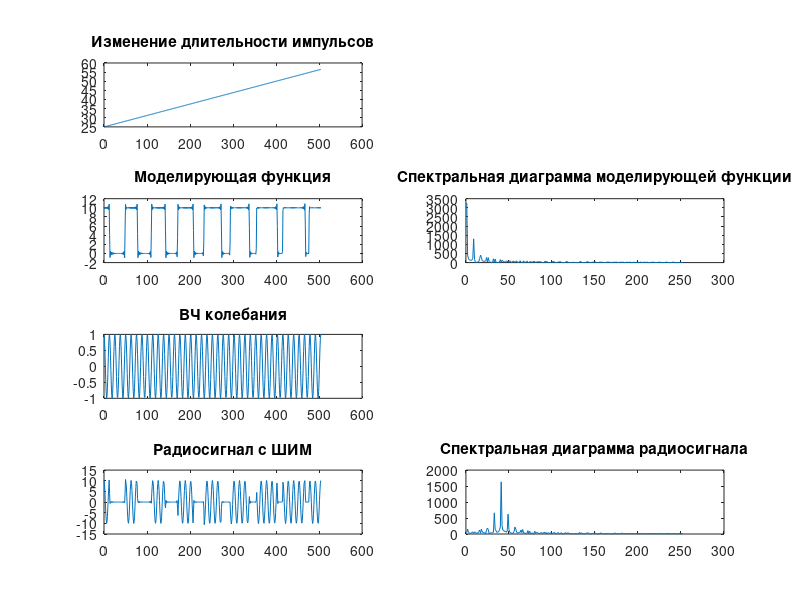
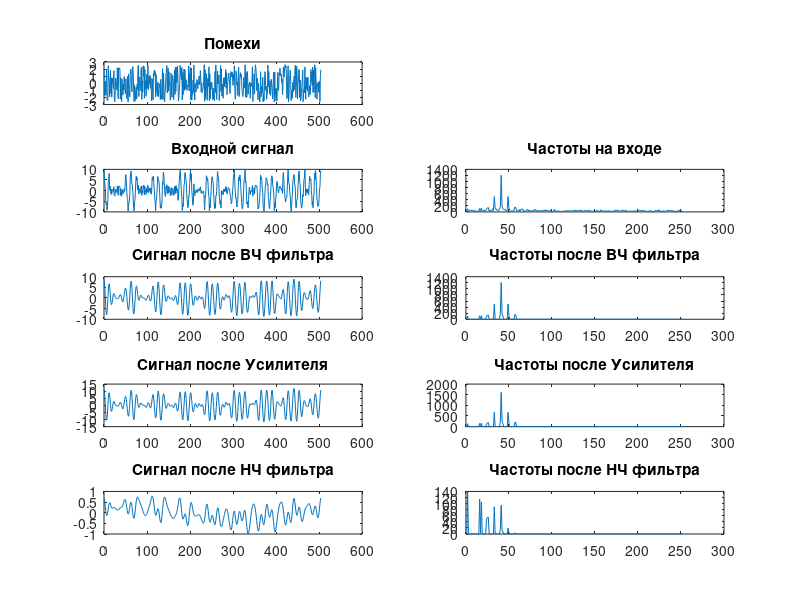
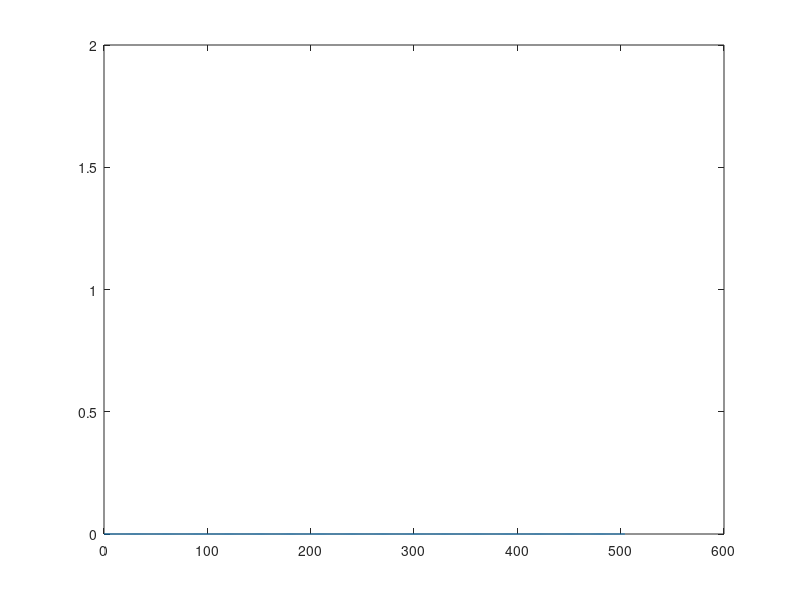

Here is the MATLAB script that generated these plots, in order:
% Лабораторная работа 4 | Вариант 8
% Математическое моделирование

function lab4
    %   ЭТАП 1 - Задание ШИМ сигнала

    %   Параметры Вариант 8
    function tau = imp_duration(t) % Функция длительностей импульсов
        tau_0 = 25; % Начальная длительность импульса
        tau = t / 16 + tau_0;
    end

    T = 63; % Период импульса
    kp = 8; % Количество периодов

    A = 10; % Амплитуда колебаний
    nk = 32; % число гармонирующих составляющих
    
    times = 0:(kp*T);
    signal = zeros(1, T*kp + 1);
    for time = times
        sum = 0;
        for k = 1:nk
            sum = sum + ((2*A) / (pi*k)) ...
                        * sin(pi*k*imp_duration(time) / T) ...
                        * cos(2*pi*k*time / T);
        end
        signal(1, time + 1) = (A*imp_duration(time)) / T + sum;
    end
    
    %   Задание ВЧ колебаний
    A_n = 1; % амплитуда ВЧ
    omega_n = 5 * 2*pi / T; % угловая частота ВЧ
    Un = A_n * cos(omega_n * times); % ВЧ колебание
    
    %   Модулированный сигнал
    Urez = signal .* Un;

    % Графики генерации Выходных сигналов
    figure(1)
    subplot(4, 2, 1)
    plot(times, imp_duration(times)); % Изменение импульсов
    title('Изменение длительности импульсов')
    subplot(4, 2, 3)
    plot(times, signal); % Моделирующая функция
    title('Моделирующая функция')
    subplot(4, 2, 4)
    fun_diag = abs(fft(signal));

    plot(fun_diag(1:(kp*T)/2)); % Спектральная диаграмма моделирующей функции
    title('Спектральная диаграмма моделирующей функции')

    subplot(4, 2, 5)
    plot(times, Un); % ВЧ колебания
    title('ВЧ колебания')
    subplot(4, 2, 7)
    plot(times, Urez); % Радиосигнал с ШИМ
    title('Радиосигнал с ШИМ')
    subplot(4, 2, 8)
    diag = abs(fft(Urez));
    plot(diag(1:(kp*T)/2)); % Спектр радиосигнала
    title('Спектральная диаграмма радиосигнала')


    %   ЭТАП 2 - Обфускация сигнала
    function Upom = interference(scale, len) % Функция помех
        Upom = zeros(1, len);
        for i = 1:len
            Upom(1, i) = (rand() - 0.5) * scale;
        end
    end
    
    fade_k = 0.75; % коэффициент затухания полезного сигнала
    Upom = interference(max(Urez)*0.5, kp*T + 1);
    
    %   Моделирование сигнала на приёмнике

    Ukr = (fade_k * Urez) + Upom; % входной сигнал из канала
    input_frecs = fft(Ukr);

    %   ЭТАП 3 - Фильтрация
    function filtered_frec = filter1(frec) % частотно-избирательная фильтрация
        alpha = 100;% параметр фильтра
        if (abs(frec) - alpha >= 0)
            filtered_frec = frec;
        else
            filtered_frec = 0;
        end
    end

    filter1_frecs = arrayfun(@(f) filter1(f), input_frecs); 
    Uk2 = ifft(filter1_frecs);
    Urez2 = Uk2 / fade_k; % усиление сигнала обратно
    
    function filtered_A = filter2(A) % отсечение отрицательной части амплитуды
        if (A > 0)
            filtered_A = A;
        else
            filtered_A = 0;
        end
    end

    Ud = arrayfun(@(A) filter2(A), Urez2);
    Ud_frecs = fft(Ud);

    function filtered_frec = filter3(frec, time) % фильтр нижних частот
        f = 10; % верхняя частота среза фильтра
        n = 2; % порядок фильтра
        filtered_frec = frec / (1 + (time / (f * n)) ^ (2 * n));
    end
    
    Ufiltered_frecs = arrayfun(@(t) filter3(Ud_frecs(1,t), t - 1), 1:kp*T + 1);
    Ufiltered = ifft(Ufiltered_frecs);
    
    % ЭТАП 4 - Получение цифровых импульсов
    function determ_imp = determ(A) % огибающая фукция сигнала
        m = 2; % параметр для детерминирования
        if (A > m)
            determ_imp = 1;
        else
            determ_imp = 0;
        end
    end

    Udet = arrayfun(@(A) determ(A), Ufiltered);

    % Графики Фильтрованных сигналов

    figure(2)
    subplot(5, 2, 1)
    plot(times, Upom); % Помехи
    title('Помехи')
    subplot(5, 2, 3)
    plot(times, Ukr); % Входная функция
    title('Входной сигнал')
    subplot(5, 2, 4)
    plot(abs(input_frecs(1:(kp*T)/2))); % Частоты на входе
    title('Частоты на входе')

    subplot(5, 2, 6)
    plot(abs(filter1_frecs(1:(kp*T)/2))); % Частоты после фильтра 1
    title('Частоты после ВЧ фильтра')
    subplot(5, 2, 5)
    plot(times, Uk2); % Сигнал после фильтра 1
    title('Сигнал после ВЧ фильтра')

    subplot(5, 2, 7)
    plot(times, Ud); % Сигнал после фильтра 2
    title('Сигнал после Усилителя')

    subplot(5, 2, 8)
    plot(abs(Ud_frecs(1:(kp*T)/2))); % Частоты после фильтра 2
    title('Частоты после Усилителя')

    subplot(5, 2, 10)
    plot(abs(Ufiltered_frecs(1:(kp*T)/2))); % Частоты после фильтра 3
    title('Частоты после НЧ фильтра')

    subplot(5, 2, 9)
    plot(times, Ufiltered); % Сигнал после фильтра 3
    title('Сигнал после НЧ фильтра')
    
    figure(3)
    plot(times, Udet); % Спектральная диаграмма моделирующей функции
    ylim([0, 2])

    
end